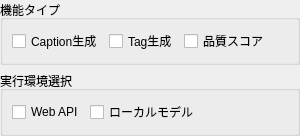
<?xml version='1.0' encoding='utf-8'?>
<ui version="4.0">
 <class>AnnotationFilterWidget</class>
 <widget class="QWidget" name="AnnotationFilterWidget">
  <property name="geometry">
   <rect>
    <x>0</x>
    <y>0</y>
    <width>300</width>
    <height>120</height>
   </rect>
  </property>
  <property name="windowTitle">
   <string>Annotation Filter</string>
  </property>
  <layout class="QVBoxLayout" name="mainLayout">
   <property name="spacing">
    <number>6</number>
   </property>
   <property name="leftMargin">
    <number>0</number>
   </property>
   <property name="topMargin">
    <number>0</number>
   </property>
   <property name="rightMargin">
    <number>0</number>
   </property>
   <property name="bottomMargin">
    <number>0</number>
   </property>
   <item>
    <widget class="QGroupBox" name="groupBoxFunctionType">
     <property name="title">
      <string>機能タイプ</string>
     </property>
     <layout class="QHBoxLayout" name="horizontalLayoutFunctionType">
      <property name="spacing">
       <number>6</number>
      </property>
      <item>
       <widget class="QCheckBox" name="checkBoxCaption">
        <property name="text">
         <string>Caption生成</string>
        </property>
       </widget>
      </item>
      <item>
       <widget class="QCheckBox" name="checkBoxTags">
        <property name="text">
         <string>Tag生成</string>
        </property>
       </widget>
      </item>
      <item>
       <widget class="QCheckBox" name="checkBoxScore">
        <property name="text">
         <string>品質スコア</string>
        </property>
       </widget>
      </item>
      <item>
       <spacer name="horizontalSpacerFunctionType">
        <property name="orientation">
         <enum>Qt::Orientation::Horizontal</enum>
        </property>
        <property name="sizeHint" stdset="0">
         <size>
          <width>40</width>
          <height>20</height>
         </size>
        </property>
       </spacer>
      </item>
     </layout>
    </widget>
   </item>
   <item>
    <widget class="QGroupBox" name="groupBoxEnvironment">
     <property name="title">
      <string>実行環境選択</string>
     </property>
     <layout class="QHBoxLayout" name="horizontalLayoutEnvironment">
      <property name="spacing">
       <number>6</number>
      </property>
      <item>
       <widget class="QCheckBox" name="checkBoxWebAPI">
        <property name="text">
         <string>Web API</string>
        </property>
       </widget>
      </item>
      <item>
       <widget class="QCheckBox" name="checkBoxLocal">
        <property name="text">
         <string>ローカルモデル</string>
        </property>
       </widget>
      </item>
      <item>
       <spacer name="horizontalSpacerEnvironment">
        <property name="orientation">
         <enum>Qt::Orientation::Horizontal</enum>
        </property>
        <property name="sizeHint" stdset="0">
         <size>
          <width>40</width>
          <height>20</height>
         </size>
        </property>
       </spacer>
      </item>
     </layout>
    </widget>
   </item>
  </layout>
 </widget>
 <resources/>
 <connections/>
</ui>
